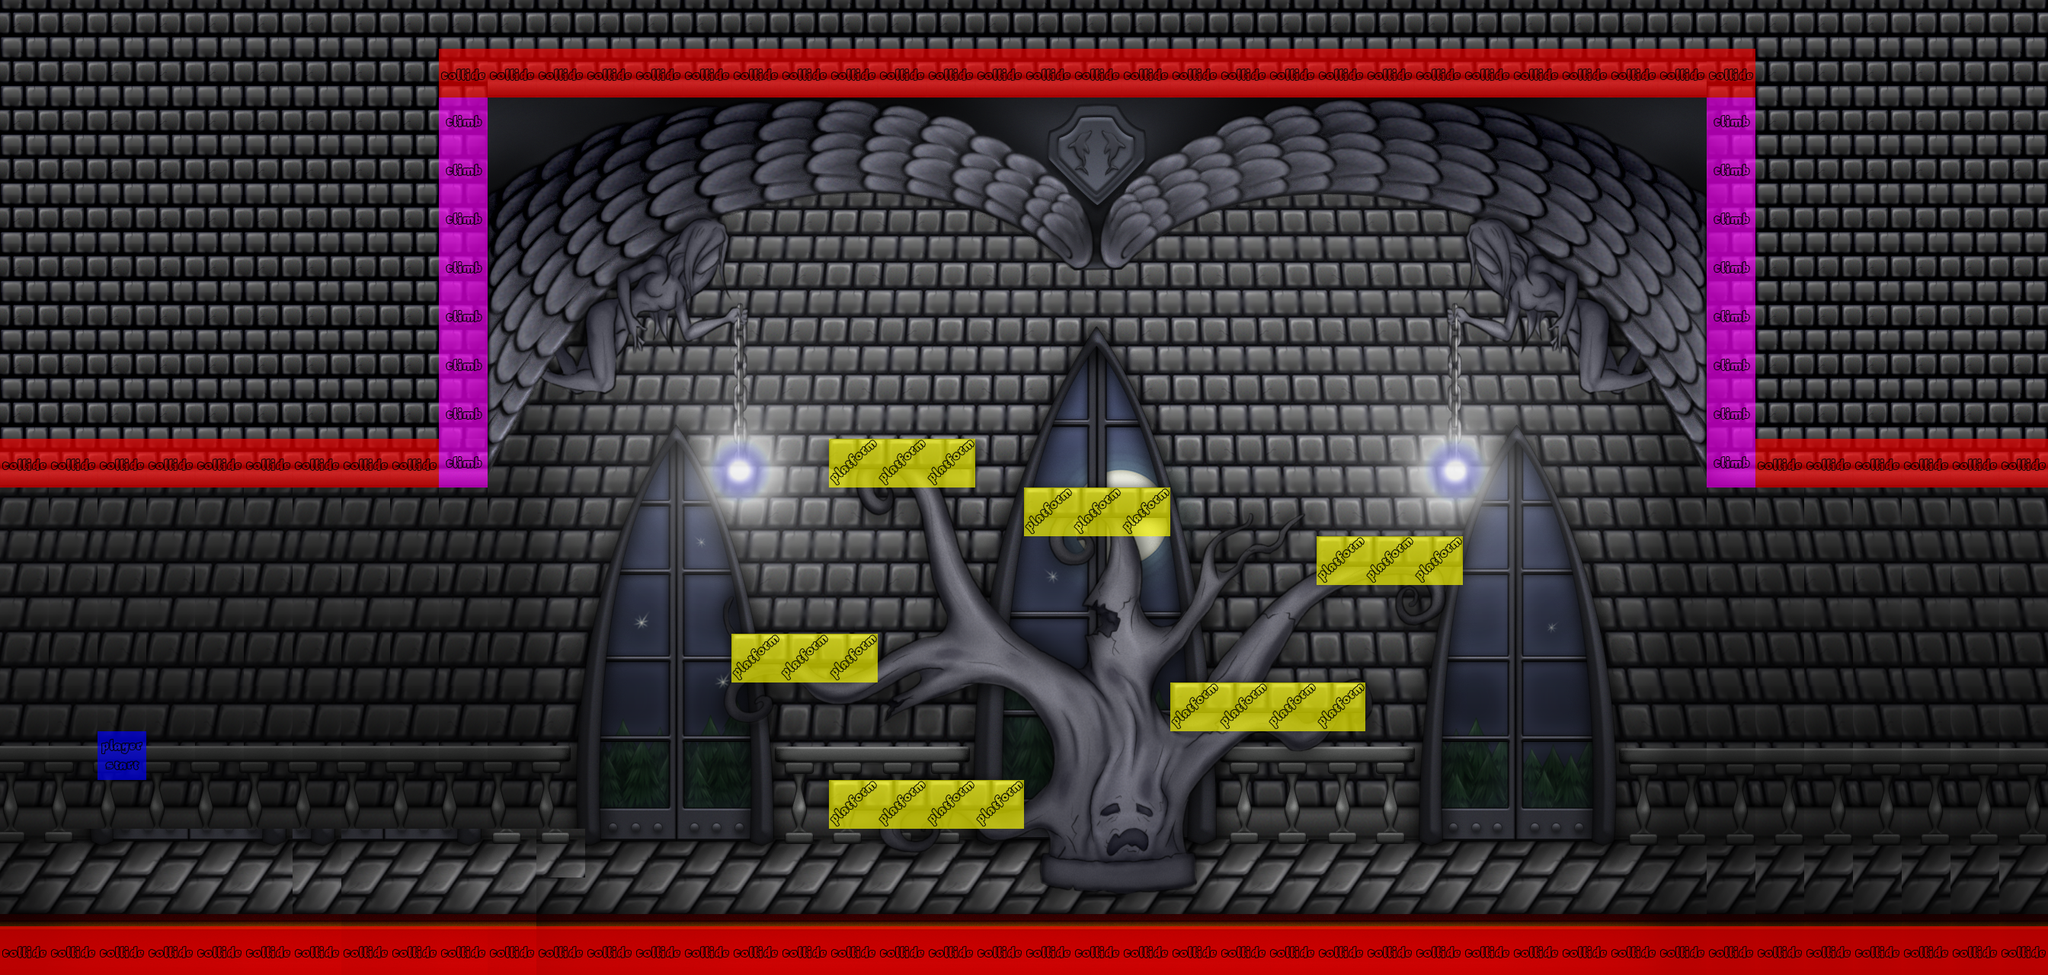

Rendered tile map (Tiled .tmx) drawn with the repository's tilesets; below, a short description and the map source with its tile grids summarised:
An orthogonal 42x20 tile map with 64x64 px tiles, 3 tile layers (Tile Layer 1, Tree, Collision), 4 tilesets.

<map version="1.0" orientation="orthogonal" width="42" height="20" tilewidth="64" tileheight="64">
 <tileset firstgid="1" name="Environment Tiles" tilewidth="64" tileheight="64">
  <image source="tilemap_lv1.png" width="1024" height="1024" />
 </tileset>
 <tileset firstgid="257" name="Meta Tileset" tilewidth="64" tileheight="64">
  <properties>
   <property name="meta" value="" />
  </properties>
  <image source="tileSheet_2.png" width="192" height="256" />
  <tile id="2">
   <properties>
    <property name="type" value="enemy_no_patrol" />
   </properties>
  </tile>
  <tile id="3">
   <properties>
    <property name="type" value="collision" />
   </properties>
  </tile>
  <tile id="4">
   <properties>
    <property name="type" value="jump_through" />
   </properties>
  </tile>
  <tile id="5">
   <properties>
    <property name="type" value="level_end" />
   </properties>
  </tile>
  <tile id="6">
   <properties>
    <property name="type" value="level_begin" />
   </properties>
  </tile>
  <tile id="7">
   <properties>
    <property name="type" value="climb" />
   </properties>
  </tile>
  <tile id="8">
   <properties>
    <property name="type" value="black" />
   </properties>
  </tile>
  <tile id="10">
   <properties>
    <property name="type" value="enemy_patrol" />
   </properties>
  </tile>
 </tileset>
 <tileset firstgid="269" name="Back" tilewidth="64" tileheight="64">
  <image source="boss stage_back.png" width="1600" height="1200" />
 </tileset>
 <tileset firstgid="719" name="Boss Tree" tilewidth="64" tileheight="64">
  <image source="boss stage_tree.png" width="1088" height="640" />
 </tileset>
 <layer name="Tile Layer 1" width="42" height="20">
  <data>[840 cells, 840 non-empty, 454 distinct tile ids]</data>
 </layer>
 <layer name="Tree" width="42" height="20">
  <data>[840 cells, 170 non-empty, 170 distinct tile ids]</data>
 </layer>
 <layer name="Collision" width="42" height="20">
  <data>[840 cells, 121 non-empty, 4 distinct tile ids]</data>
 </layer>
</map>